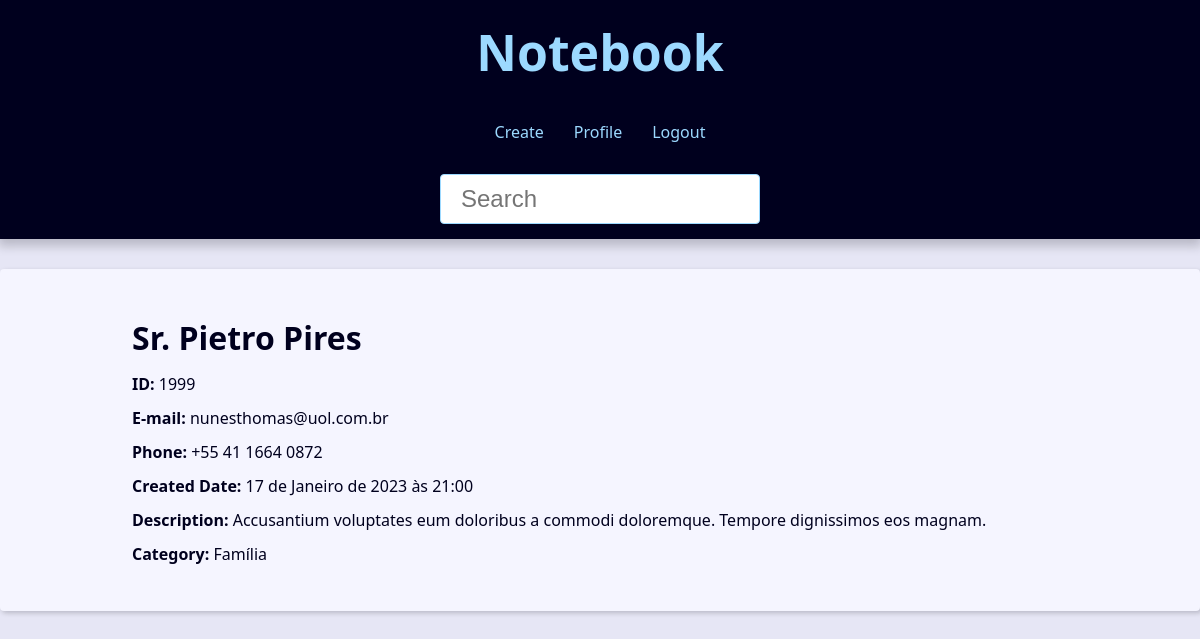
Page /contact/1999/ (signed in) on the earlier database version.
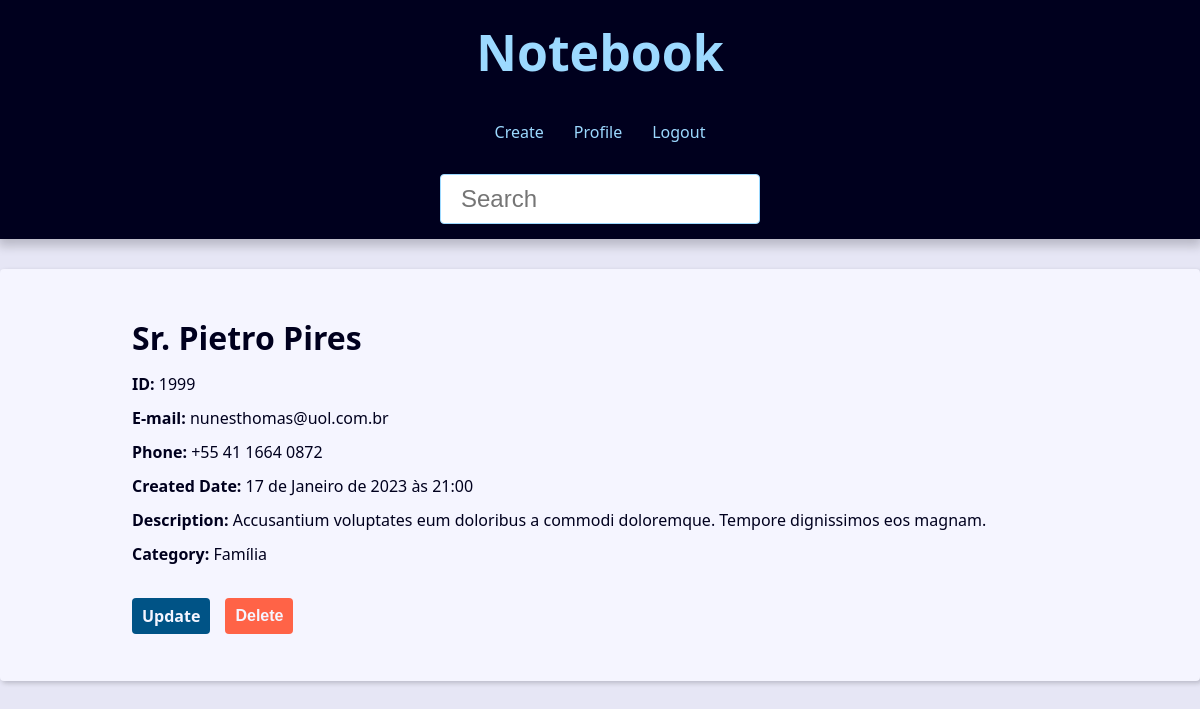
Same page on the later database version.
### contact/views/contact_views.py (the view)
# urls.py: path('contact/<int:contact_id>/', views.contact, name='contact'),
def contact(request, contact_id):
    single_contact = get_object_or_404(
        Contact, pk=contact_id, show=True
    )
    site_title = f'{single_contact.first_name} {single_contact.last_name} - '
    context = {
        'contact': single_contact,
        'site_title': site_title
    }
    return render(
        request,
        'contact/contact.html',
        context
    )

### contact/templates/contact/contact.html (shortened to what this page needs)
{% extends 'global/base.html' %}
{% block content %}
  <div class="single-contact">
    <h1 class="single-contact-name">
      {{ contact.first_name }} {{ contact.last_name }}
    </h1>
    <p><b>ID:</b> {{ contact.id }}</p>
    <p><b>E-mail:</b> {{ contact.email }}</p>
    <p><b>Phone:</b> {{ contact.phone }}</p>
    <p><b>Created Date:</b> {{ contact.created_date }}</p>
    <p><b>Description:</b> {{ contact.description }}</p>
    <p><b>Category:</b> {{ contact.category.name }}</p>
    {% if user == contact.owner %}
      <div class='contact-links'>
        <a class='btn btn-link' href="{% url 'contact:update' contact.id %}">Update</a>
          <form action="{% url 'contact:delete' contact.id %}" method="POST">
            {% if confirmation == 'no' %}
              <input type='hidden' name='confirmation' value='yes'>
              <button class="btn btn-link btn-delete" type="submit">Confirma?</button>
            {% else %}
              <button class="btn btn-link btn-delete" type="submit">Delete</button>
            {% endif %}
        </form>
      </div>
    {% endif %}
  </div>
{% endblock content %}

Differences in the rows shown:
changed Contact "Sr.": owner_id empty → 8 (drawn)
Other differences:
text now shown: "Update Delete"
